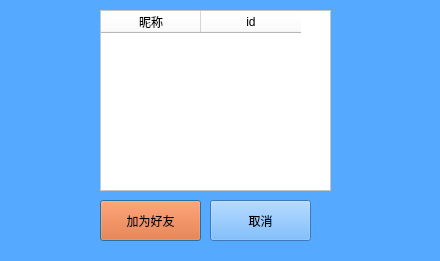
<?xml version="1.0" encoding="UTF-8"?>
<ui version="4.0">
 <class>dialog_addfriend_check</class>
 <widget class="QDialog" name="dialog_addfriend_check">
  <property name="geometry">
   <rect>
    <x>0</x>
    <y>0</y>
    <width>440</width>
    <height>261</height>
   </rect>
  </property>
  <property name="windowTitle">
   <string>无聊来加好友</string>
  </property>
  <property name="styleSheet">
   <string notr="true">background-color: rgb(85, 170, 255);</string>
  </property>
  <widget class="QPushButton" name="pushButton_yes">
   <property name="geometry">
    <rect>
     <x>100</x>
     <y>200</y>
     <width>101</width>
     <height>41</height>
    </rect>
   </property>
   <property name="styleSheet">
    <string notr="true">background-color: rgb(255, 85, 0);</string>
   </property>
   <property name="text">
    <string>加为好友</string>
   </property>
  </widget>
  <widget class="QPushButton" name="pushButton_cancel">
   <property name="geometry">
    <rect>
     <x>210</x>
     <y>200</y>
     <width>101</width>
     <height>41</height>
    </rect>
   </property>
   <property name="text">
    <string>取消</string>
   </property>
  </widget>
  <widget class="QTableWidget" name="tableWidget_add_friend">
   <property name="geometry">
    <rect>
     <x>100</x>
     <y>10</y>
     <width>231</width>
     <height>181</height>
    </rect>
   </property>
   <property name="styleSheet">
    <string notr="true">background-color: rgb(255, 255, 255);</string>
   </property>
   <column>
    <property name="text">
     <string>昵称</string>
    </property>
   </column>
   <column>
    <property name="text">
     <string>id</string>
    </property>
   </column>
  </widget>
 </widget>
 <resources/>
 <connections/>
</ui>
